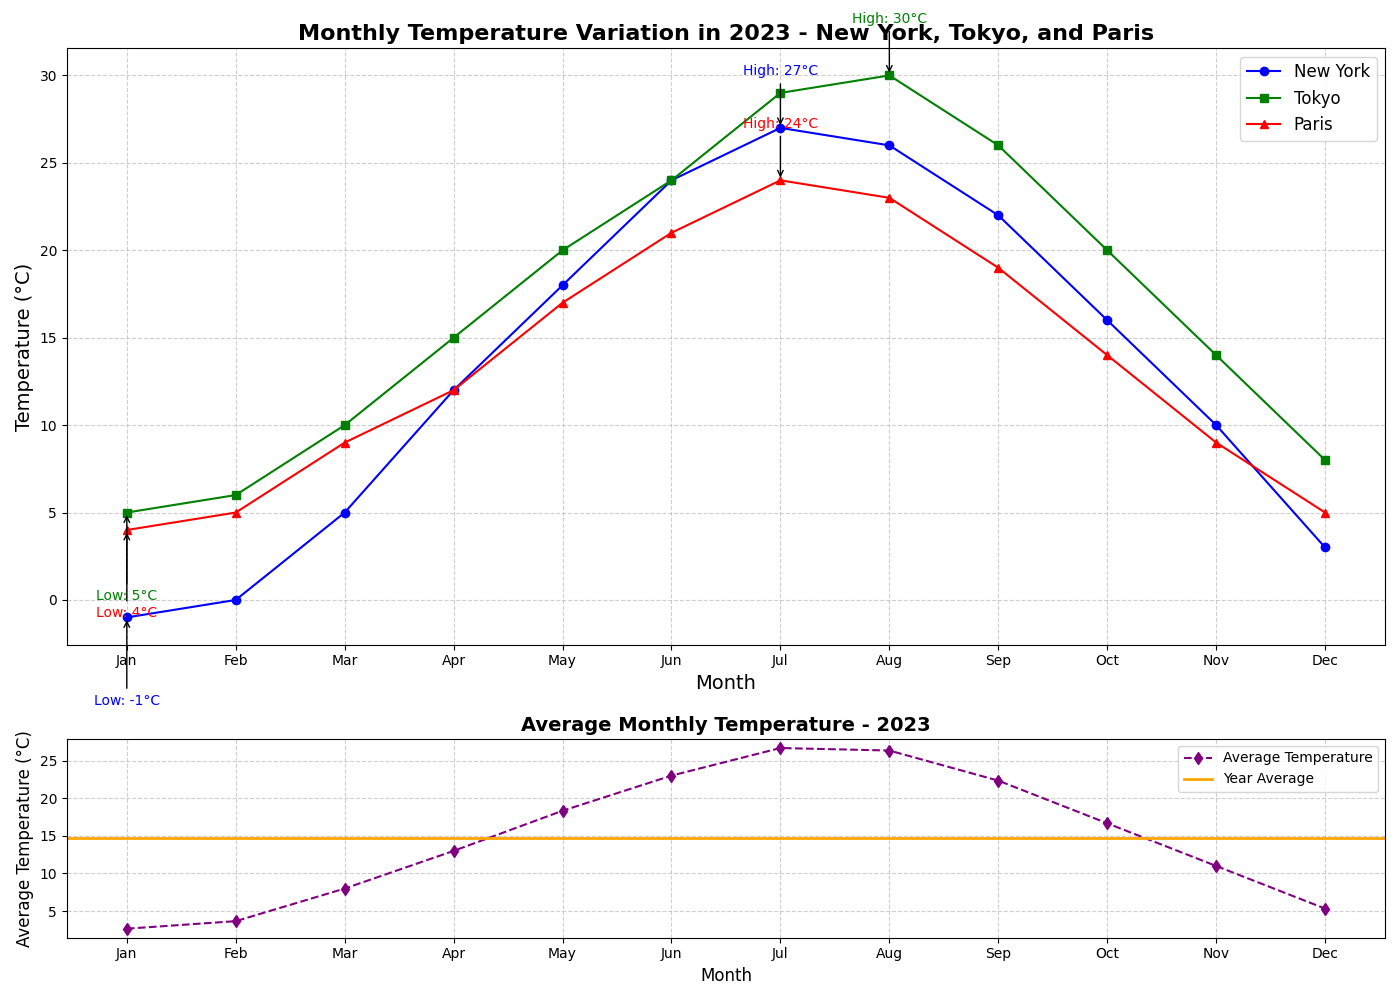

This figure's Python source:
import matplotlib.pyplot as plt
import numpy as np

# Backstory: The chart represents the monthly temperature variation in 2023 for three major cities: New York, Tokyo, and Paris. 
# The subplot compares the temperature trend for the year (line chart) with an average trend (horizontal line subplot).

# Data: Monthly average temperatures for New York, Tokyo, and Paris (in degrees Celsius)
months = np.array(["Jan", "Feb", "Mar", "Apr", "May", "Jun", "Jul", "Aug", "Sep", "Oct", "Nov", "Dec"])
new_york_temps = np.array([-1, 0, 5, 12, 18, 24, 27, 26, 22, 16, 10, 3])
tokyo_temps = np.array([5, 6, 10, 15, 20, 24, 29, 30, 26, 20, 14, 8])
paris_temps = np.array([4, 5, 9, 12, 17, 21, 24, 23, 19, 14, 9, 5])

# Data: Average temperatures across the three cities for the subplot
avg_temps = (new_york_temps + tokyo_temps + paris_temps) / 3

# Create figure and axes
fig, (ax1, ax2) = plt.subplots(2, 1, figsize=(14, 10), gridspec_kw={'height_ratios': [3, 1]})

# Plotting line chart for monthly temperatures
ax1.plot(months, new_york_temps, label="New York", linestyle='-', color='blue', marker='o')
ax1.plot(months, tokyo_temps, label="Tokyo", linestyle='-', color='green', marker='s')
ax1.plot(months, paris_temps, label="Paris", linestyle='-', color='red', marker='^')

# Annotating the highest and lowest temperatures for each city
cities_data = {'New York': new_york_temps, 'Tokyo': tokyo_temps, 'Paris': paris_temps}
colors = ['blue', 'green', 'red']
markers = ['o', 's', '^']
for i, (city, temps) in enumerate(cities_data.items()):
    max_temp = max(temps)
    min_temp = min(temps)
    ax1.annotate(f'High: {max_temp}°C', xy=(months[temps.argmax()], max_temp), 
                 xytext=(months[temps.argmax()], max_temp + 3), ha='center',
                 color=colors[i], fontsize=10, arrowprops=dict(facecolor=colors[i], arrowstyle='->'))
    ax1.annotate(f'Low: {min_temp}°C', xy=(months[temps.argmin()], min_temp), 
                 xytext=(months[temps.argmin()], min_temp - 5), ha='center',
                 color=colors[i], fontsize=10, arrowprops=dict(facecolor=colors[i], arrowstyle='->'))

# Title and labels
ax1.set_title("Monthly Temperature Variation in 2023 - New York, Tokyo, and Paris", fontsize=16, fontweight='bold')
ax1.set_xlabel("Month", fontsize=14)
ax1.set_ylabel("Temperature (°C)", fontsize=14)
ax1.legend(loc="upper right", fontsize=12)
ax1.grid(True, linestyle='--', alpha=0.6)

# Subplot for the average temperatures
ax2.plot(months, avg_temps, label="Average Temperature", linestyle='--', color='purple', marker='d')
ax2.axhline(y=avg_temps.mean(), color='orange', linestyle='-', linewidth=2, label="Year Average")

# Title and labels for the subplot
ax2.set_title("Average Monthly Temperature - 2023", fontsize=14, fontweight='bold')
ax2.set_xlabel("Month", fontsize=12)
ax2.set_ylabel("Average Temperature (°C)", fontsize=12)
ax2.legend(loc="upper right", fontsize=10)
ax2.grid(True, linestyle='--', alpha=0.6)

# Automatically adjust the layout to enhance readability
plt.tight_layout()

# Display the plot
plt.show()
